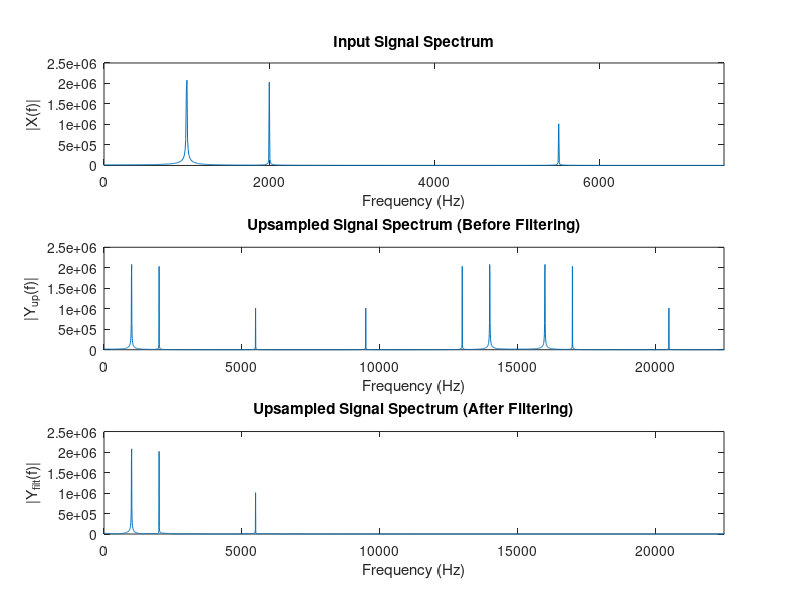
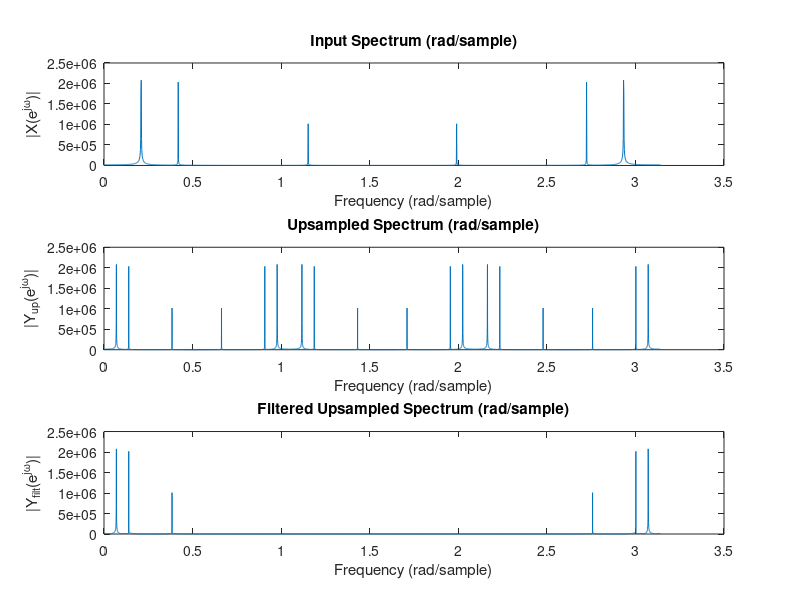

These figures' MATLAB source, in order:
%2022e048
%BANDARA H.G.T.D.
%Lab04-Part-A
%Part 3

%% EC5011 Lab 4A - Part 3: Upsampling by 3 with filtering

fs = 15000; N = 2048; t = (0:N-1)/fs;
A1 = 3000; f1 = 1000;
A2 = 2000; f2 = 2000;
A3 = 1000; f3 = 5500;
x = A1*sin(2*pi*f1*t) + A2*sin(2*pi*f2*t) + A3*sin(2*pi*f3*t);

% Upsample by 3 (insert 2 zeros between samples)
y_up = upsample(x, 3);

% Design interpolation filter (low-pass, cutoff at pi/3)
h = fir1(100, 1/3);

% Filter the upsampled signal
y_filt = filter(h, 1, y_up);

% Frequency axes
N_up = length(y_up);
f_x = (0:N-1)*(fs/N);
f_up = (0:N_up-1)*(fs*3/N_up);

% Plot magnitude spectra (Hz)
figure;
subplot(3,1,1);
plot(f_x, abs(fft(x)));
title('Input Signal Spectrum');
xlabel('Frequency (Hz)'); ylabel('|X(f)|');
xlim([0 fs/2]);

subplot(3,1,2);
plot(f_up, abs(fft(y_up)));
title('Upsampled Signal Spectrum (Before Filtering)');
xlabel('Frequency (Hz)'); ylabel('|Y_{up}(f)|');
xlim([0 fs*3/2]);

subplot(3,1,3);
plot(f_up, abs(fft(y_filt)));
title('Upsampled Signal Spectrum (After Filtering)');
xlabel('Frequency (Hz)'); ylabel('|Y_{filt}(f)|');
xlim([0 fs*3/2]);

% Plot magnitude spectra (rad/sample)
w_x = linspace(0, pi, N);
w_up = linspace(0, pi, N_up);

figure;
subplot(3,1,1);
plot(w_x, abs(fft(x)));
title('Input Spectrum (rad/sample)');
xlabel('Frequency (rad/sample)'); ylabel('|X(e^{j\omega})|');

subplot(3,1,2);
plot(w_up, abs(fft(y_up)));
title('Upsampled Spectrum (rad/sample)');
xlabel('Frequency (rad/sample)'); ylabel('|Y_{up}(e^{j\omega})|');

subplot(3,1,3);
plot(w_up, abs(fft(y_filt)));
title('Filtered Upsampled Spectrum (rad/sample)');
xlabel('Frequency (rad/sample)'); ylabel('|Y_{filt}(e^{j\omega})|');
